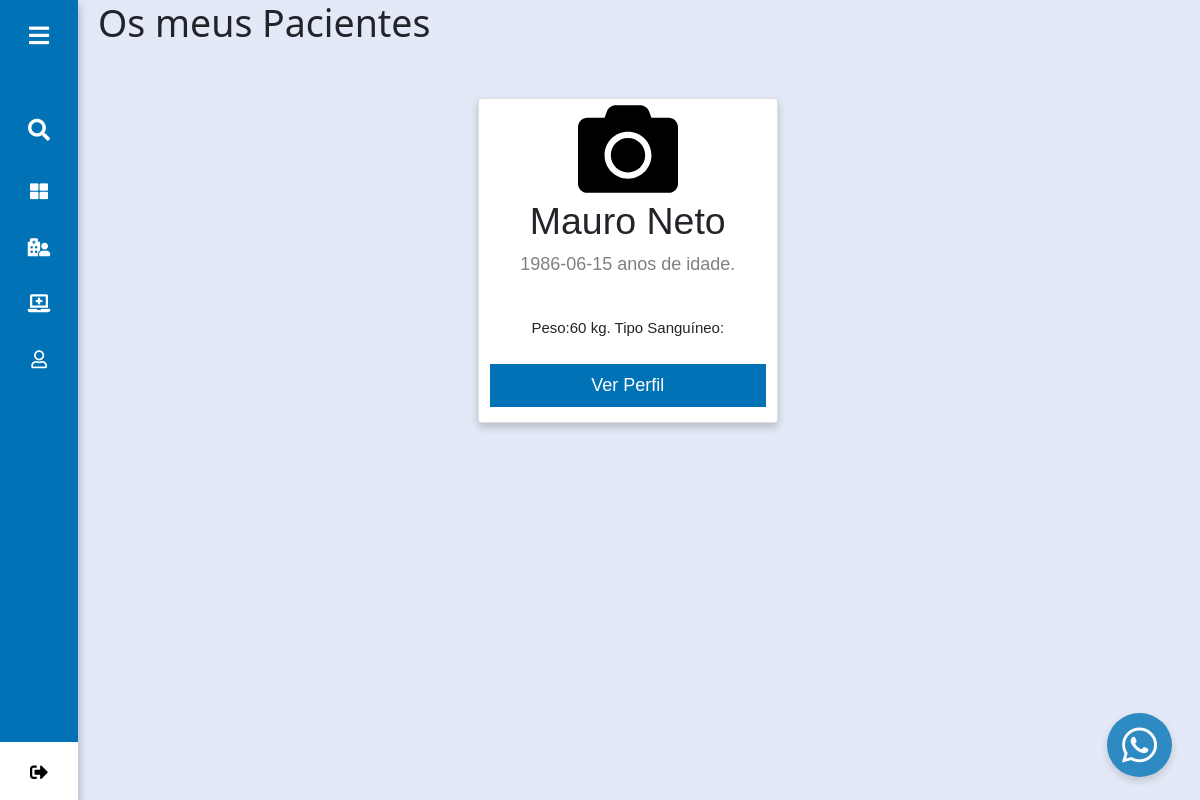
/interfaceusuario/Medico/pacientes.php (signed in), run on the app's committed database.
### tables this page shows
CREATE TABLE `pessoa` (
  `idPessoa` int(11) NOT NULL,
  `nomeUtilizador` varchar(100) DEFAULT NULL,
  `password` varchar(150) DEFAULT NULL,
  `nome` varchar(200) DEFAULT NULL,
  `peso` float DEFAULT NULL,
  `dataNasc` date DEFAULT NULL,
  `genero` varchar(25) DEFAULT NULL,
  `estCivil` varchar(25) DEFAULT NULL,
  `tipoSang` varchar(10) DEFAULT NULL,
  `tipoUser` varchar(20) DEFAULT NULL,
  `endereco` varchar(100) NOT NULL,
  `codMunicipio` int(11) NOT NULL,
  `documentoIdentificacao` varchar(100) NOT NULL,
  `numeroDocumento` varchar(100) NOT NULL,
  `foto` varchar(255) NOT NULL
);

### interfaceusuario/Medico/pacientes.php (the view, shortened to what this page needs)
<?php $foto = $nome = $peso = $tiposangue = $idade = $id = "";  ?>
<!DOCTYPE html>
<html lang="pt-PT">
    <head>
        <link rel="stylesheet" type="text/css" href="../../css/estilo.css">
        <link rel="stylesheet" type="text/css" href="../../css/bootstrap.min.css">
        <link rel="stylesheet" type="text/css" href="../../css/all.css">
        <link rel="stylesheet" type="text/css" href="../../css/paciente.css">
        <link rel="stylesheet" type="text/css" href="../../css/foto.css">
        <link rel="stylesheet" type="text/css" href="../../css/marcacao.css">
        <link rel="stylesheet" type="text/css" href="../../css/chat.css">
    </head>
    <body>
        <?php include_once "menu.php"; ?>
        <section class="home-section" id="perfil">
            <div class="text">
                <div class="row userNameTitle">
                    <div class="col-lg-12">
                        <h1>Os meus Pacientes</h1>
                    </div>
                    <div class="row mt-5">
                        <?php
                        $sql = "SELECT * FROM medico WHERE idPessoa = {$_SESSION["idPessoa"]}";
                        $dados = mysqli_query($mysqli,$sql);
                        while ($row = mysqli_fetch_assoc($dados)) {
                          $sql1 = "SELECT * FROM consulta WHERE numOrdem = '{$row['numOrdem']}'";
                          $dados1 = mysqli_query($mysqli,$sql1);
                          if (mysqli_num_rows($dados1) != 0) {
                            while ($row1 = mysqli_fetch_assoc($dados1)) {
                              $sql2 = "SELECT * FROM pessoa WHERE idPessoa = {$row1['idPessoa']}";
                              $dados2 = mysqli_query($mysqli,$sql2);
                              while ($row2 = mysqli_fetch_assoc($dados2)) { ?>
                                <div class="card">
                                  <?php if (!empty($dadosusuario['foto'])) {
                                    $foto = $dadosusuario['foto'];
                                  } else {
                                    $foto = 'camera-solid.svg';
                                  };
                                  $nome = $row2['nome'];
                                  $peso = $row2['peso'];
                                  $tiposangue = $row2['tipoSang'];
                                  $sql3 = "SELECT timestampdiff(year, dataNasc, now()) from pessoa WHERE idPessoa = {$row2['idPessoa']}";
                                  $dados3 = mysqli_query($mysqli,$sql3);
                                  while ($row3 = mysqli_fetch_assoc($dados3)) {
                                    $idade = $row2['dataNasc'];
                                  }
                                   ?>
                                  <img src="../../imagens/<?php echo $foto; ?>" alt="" style="width: 100px; height: 100px; margin: 0 auto;">
                                <h1><?php echo $nome; ?></h1>
                                <p class="title"><?php echo $idade." anos de idade."; ?></p>
                                <div style="margin: 24px 0;">
                                  <span>Peso:<?php echo $peso." kg."; ?></span>
                                  <span>Tipo Sanguíneo:<?php echo $tiposangue; ?></span>
                                </div>
                                <p><button class="verPerfil" onclick="document.getElementById('infoPaciente').style.display='block';">Ver Perfil</button></p>
                              </div>
                            <?php  }
                            }
                          } else {
                            echo "Nenhum paciente marcou consulta com o Doutor.";
                          }
                        } ?>
                    </div>
                </div>
                <?php include_once "../chat.php" ?>
            </div>
        </section>
    </body>
</html>

### interfaceusuario/Medico/menu.php (shortened to what this page needs)
<?php
include '../../conexao.php';
?>
<div class="sidebar french-blue">
    <div class="logo-details">
        <i class="fas fa-bars" id="btn"></i>
    </div>
    <ul class="nav-list">
        <li>
            <i class="fas fa-search bx-search"></i>
        </li>
        <li>
            <a href="index.php">
                <i class="fas fa-th-large"></i>
            </a>
        </li>
        <li>
            <a href="pacientes.php">
                <i class="fas fa-hospital-user"></i>
            </a>
        </li>
        <li>
            <a href="consulta.php">
                <i class="fas fa-laptop-medical"></i>
            </a>
        </li>
        <li>
            <a href="perfil.php">
                <i class="far fa-user"></i>
            </a>
        </li>
        <li class="profile">
            <?php
            $sql = "SELECT * FROM pessoa WHERE idPessoa = {$_SESSION["idPessoa"]}";
            $dados = mysqli_query($mysqli, $sql);
            while ($dadosusuario = mysqli_fetch_assoc($dados)) {
            ?>
                <a href="../../index.php">
                    <i class="fas fa-sign-out-alt" id="log_out"></i>
                </a>
            <?php
            }
            ?>
        </li>
    </ul>
</div>

### css/estilo.css (style rules this page uses)
*, *:before, *:after { box-sizing: border-box; }
html, body { font-family: "Times New Roman", sans-serif; font-size: 15px; line-height: 1.5; box-sizing: border-box; }
.sidebar { position: fixed; left: 0; top: 0; height: 100%; width: 78px; padding: 6px 14px; z-index: 99; transition: all 0.5s ease; box-shadow: 0 5px 10px rgba(0, 0, 0, 0.3); }
.sidebar .logo-details { height: 60px; display: flex; align-items: center; position: relative; }
.sidebar .logo-details #btn { position: absolute; top: 50%; right: 0; transform: translateY(-50%); font-size: 22px; transition: all 0.4s ease; font-size: 23px; text-align: center; cursor: pointer; transition: all 0.5s ease; }
.sidebar i { color: #fff; height: 60px; min-width: 50px; font-size: 28px; text-align: center; line-height: 60px; }
.sidebar .nav-list { text-align: left; margin-top: 20px; height: 100%; padding: 8px 0 8px 0; }
.sidebar li { position: relative; margin: 6px 0; list-style: none; }
.sidebar .bx-search { position: absolute; top: 50%; left: 0; transform: translateY(-50%); font-size: 22px; color: #fff; cursor: pointer; background: #0072b5; transition: all 0.4s ease; }
.sidebar li a { display: flex; height: 100%; width: 100%; border-radius: 7px; align-items: center; text-decoration: none; transition: all 0.4s ease; }
.sidebar li i { height: 50px; line-height: 50px; font-size: 18px; border-radius: 12px; }
.sidebar li.profile { position: fixed; height: 60px; width: 78px; left: 0; bottom: -8px; padding: 10px 14px; background: #fff; transition: all 0.5s ease; overflow: hidden; }
.sidebar .profile #log_out { position: absolute; top: 50%; right: 0; transform: translateY(-50%); width: 100%; height: 60px; line-height: 60px; border-radius: 0px; transition: all 0.5s ease; color: black; }
.home-section { position: relative; background: #e4e9f7; min-height: 100vh; top: 0; left: 78px; width: calc(100% - 78px); transition: all 0.5s ease; z-index: 2; }
.home-section .text { margin: 0 20px; }
.french-blue { color: #fff; background-color: #0072b5; }

### css/all.css (style rules this page uses)
.fa, .fas, .far, .fal, .fad, .fab { -moz-osx-font-smoothing: grayscale; -webkit-font-smoothing: antialiased; display: inline-block; font-style: normal; font-variant: normal; text-rendering: auto; line-height: 1; }
.fa-bars:before { content: "\f0c9"; }
.fa-hospital-user:before { content: "\f80d"; }
.fa-laptop-medical:before { content: "\f812"; }
.fa-search:before { content: "\f002"; }
.fa-sign-out-alt:before { content: "\f2f5"; }
.fa-th-large:before { content: "\f009"; }
.fa-user:before { content: "\f007"; }
.far { font-family: 'Font Awesome 5 Free'; font-weight: 400; }
.fa, .fas { font-family: 'Font Awesome 5 Free'; font-weight: 900; }

### css/paciente.css (style rules this page uses)
.card { box-shadow: 0 4px 8px 0 rgba(0, 0, 0, 0.2); max-width: 300px; margin: auto; text-align: center; font-family: arial; }
.title { color: grey; font-size: 18px; }
.verPerfil { border: none; outline: 0; display: inline-block; padding: 8px; color: white; background-color: #0072b5; text-align: center; cursor: pointer; width: 100%; font-size: 18px; }
a { text-decoration: none; font-size: 22px; color: #0072b5; }

### data on the page
pessoa: nome "Mauro Neto", dataNasc "1986-06-15", peso "60"
